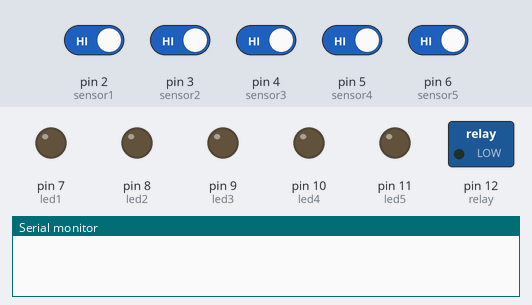
A sketch run on a simulated Arduino Uno, built with avr-gcc and run on an emulated ATmega328P. Shown: switched loads named in the sketch (green lamp = pin HIGH), output pins drawn as LEDs (lit = HIGH), the last lines printed to the serial monitor. The inputs (shaded band) are chosen by the test bench; at power-on: pin 2 (sensor1), pin 3 (sensor2), pin 4 (sensor3), pin 5 (sensor4), pin 6 (sensor5) HIGH.

Above: at 1.2 s.
1.3 s: pin 2 (sensor1) driven LOW
At 2.5 s:
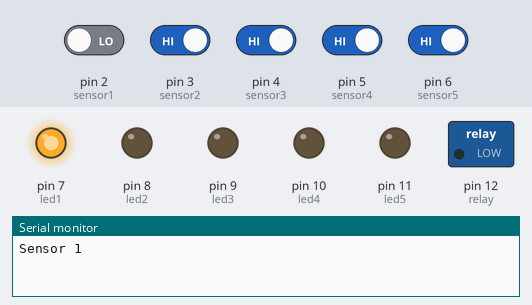
2.8 s: pin 3 (sensor2) driven LOW
At 3.8 s:
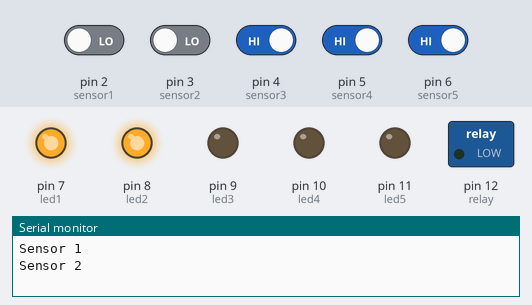
4.3 s: pin 4 (sensor3) driven LOW
At 4.9 s:
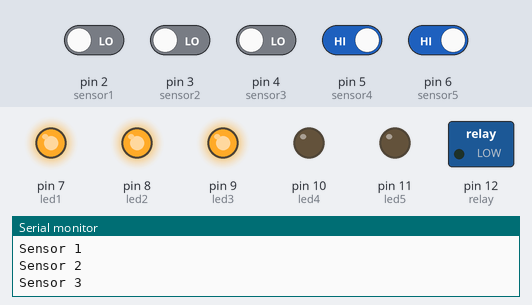
5.8 s: pin 5 (sensor4) driven LOW
At 7.0 s:
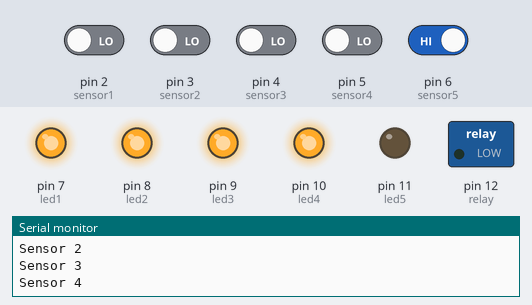
7.3 s: pin 6 (sensor5) driven LOW
At 8.4 s:
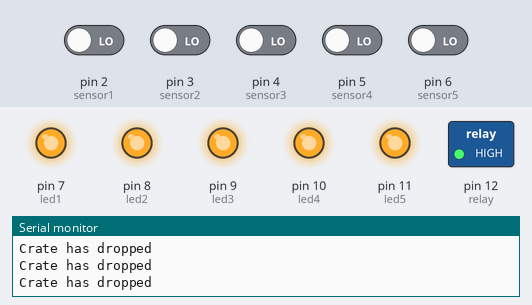
8.8 s: pin 2 (sensor1) driven HIGH
At 10.2 s:
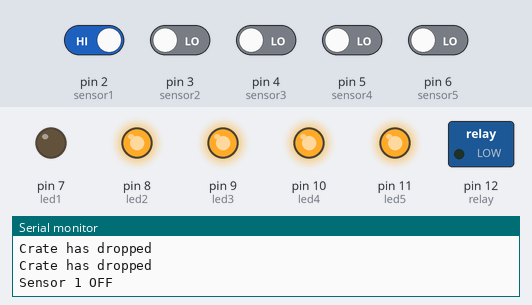
Timing chart, 0 to 11.3 s (numbered marks = the images above; inputs shaded):
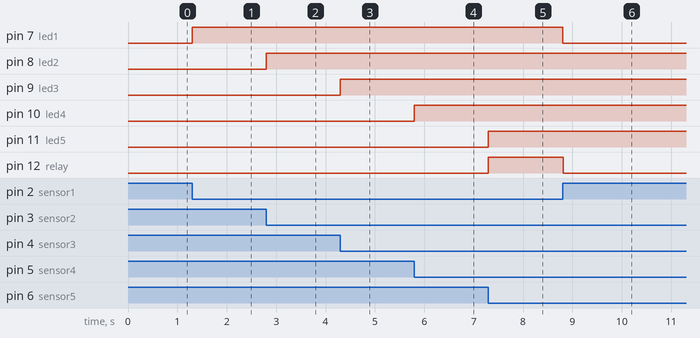

The sketch:

9-11_TIKI_PROP.ino
```cpp
int sensor1 = 2;
int sensor2 = 3;
int sensor3 = 4;
int sensor4 = 5;
int sensor5 = 6;

int led1 = 7;
int led2 = 8;
int led3 = 9;
int led4 = 10;
int led5 = 11;

int relay = 12;

bool isSensor1Placed = false;
bool isSensor2Placed = false;
bool isSensor3Placed = false;
bool isSensor4Placed = false;
bool isSensor5Placed = false;

bool hasCrateDropped = false;

void setup() {
  // put your setup code here, to run once:

  pinMode(2, INPUT_PULLUP);
  pinMode(3, INPUT_PULLUP);
  pinMode(4, INPUT_PULLUP);
  pinMode(5, INPUT_PULLUP);
  pinMode(6, INPUT_PULLUP);
  pinMode(7, OUTPUT);
  pinMode(8, OUTPUT);
  pinMode(9, OUTPUT);
  pinMode(10, OUTPUT);
  pinMode(11, OUTPUT);
  pinMode(12, OUTPUT);


  isSensor1Placed = false;
  isSensor2Placed = false;
  isSensor3Placed = false;
  isSensor4Placed = false;
  isSensor5Placed = false;


  hasCrateDropped = false;
  Serial.begin(9600);

}

void loop() {

  int sensor1Reading = digitalRead(sensor1);
  int sensor2Reading = digitalRead(sensor2);
  int sensor3Reading = digitalRead(sensor3);
  int sensor4Reading = digitalRead(sensor4);
  int sensor5Reading = digitalRead(sensor5);


    hasCrateDropped = false;


  if (sensor1Reading == 0 && isSensor1Placed == false){
    isSensor1Placed = true;
    digitalWrite(led1, HIGH);
    Serial.println("Sensor 1");
  }

  if (sensor1Reading == 1 && isSensor1Placed == true){
    isSensor1Placed = false;
    digitalWrite(led1, LOW);
    Serial.println("Sensor 1 OFF");
  }


  if (sensor2Reading == 0 && isSensor2Placed == false){
    isSensor2Placed = true;
    digitalWrite(led2, HIGH);
    Serial.println("Sensor 2");
  }

  if (sensor2Reading == 1 && isSensor2Placed == true){
    isSensor2Placed = false;
    digitalWrite(led2, LOW);
    Serial.println("Sensor 2 OFF");
  }


  if (sensor3Reading == 0 && isSensor3Placed == false){
    isSensor3Placed = true;
    digitalWrite(led3, HIGH);
    Serial.println("Sensor 3");
  }

  if (sensor3Reading == 1 && isSensor3Placed == true){
    isSensor3Placed = false;
    digitalWrite(led3, LOW);
    Serial.println("Sensor 3 OFF");
  }


  if (sensor4Reading == 0 && isSensor4Placed == false){
    isSensor4Placed = true;
    digitalWrite(led4, HIGH);
    Serial.println("Sensor 4");
  }

  if (sensor4Reading == 1 && isSensor4Placed == true){
    isSensor4Placed = false;
    digitalWrite(led4, LOW);
    Serial.println("Sensor 4 OFF");
  }


  if (sensor5Reading == 0 && isSensor5Placed == false){
    isSensor5Placed = true;
    digitalWrite(led5, HIGH);
    Serial.println("Sensor 5");
  }

  if (sensor5Reading == 1 && isSensor5Placed == true){
    isSensor5Placed = false;
    digitalWrite(led5, LOW);
    Serial.println("Sensor 5 OFF");
  }


  if (isSensor1Placed && isSensor2Placed && isSensor3Placed && isSensor4Placed && isSensor5Placed == true){
    hasCrateDropped = true;
    digitalWrite(relay, HIGH);
    Serial.println("Crate has dropped");
  } else {
    digitalWrite(relay, LOW);
  }


}

void flashLights(){
  digitalWrite(led1, LOW);
  digitalWrite(led2, LOW);
  digitalWrite(led3, LOW);
  digitalWrite(led4, LOW);
  digitalWrite(led5, LOW);
  delay(100);
  digitalWrite(led1, HIGH);
  digitalWrite(led2, HIGH);
  digitalWrite(led3, HIGH);
  digitalWrite(led4, HIGH);
  digitalWrite(led5, HIGH);
  delay(100);
  digitalWrite(led1, LOW);
  digitalWrite(led2, LOW);
  digitalWrite(led3, LOW);
  digitalWrite(led4, LOW);
  digitalWrite(led5, LOW);
  delay(100);
  digitalWrite(led1, HIGH);
  digitalWrite(led2, HIGH);
  digitalWrite(led3, HIGH);
  digitalWrite(led4, HIGH);
  digitalWrite(led5, HIGH);
  delay(100);
  digitalWrite(led1, LOW);
  digitalWrite(led2, LOW);
  digitalWrite(led3, LOW);
  digitalWrite(led4, LOW);
  digitalWrite(led5, LOW);
  delay(100);
  digitalWrite(led1, HIGH);
  digitalWrite(led2, HIGH);
  digitalWrite(led3, HIGH);
  digitalWrite(led4, HIGH);
  digitalWrite(led5, HIGH);
  delay(100);
  digitalWrite(led1, LOW);
  digitalWrite(led2, LOW);
  digitalWrite(led3, LOW);
  digitalWrite(led4, LOW);
  digitalWrite(led5, LOW);
  delay(100);
  digitalWrite(led1, HIGH);
  digitalWrite(led2, HIGH);
  digitalWrite(led3, HIGH);
  digitalWrite(led4, HIGH);
  digitalWrite(led5, HIGH);
  delay(100);
  digitalWrite(led1, LOW);
  digitalWrite(led2, LOW);
  digitalWrite(led3, LOW);
  digitalWrite(led4, LOW);
  digitalWrite(led5, LOW);
  delay(100);
  digitalWrite(led1, HIGH);
  digitalWrite(led2, HIGH);
  digitalWrite(led3, HIGH);
  digitalWrite(led4, HIGH);
  digitalWrite(led5, HIGH);
  delay(100);
  digitalWrite(led1, LOW);
  digitalWrite(led2, LOW);
  digitalWrite(led3, LOW);
  digitalWrite(led4, LOW);
  digitalWrite(led5, LOW);
  delay(100);
  digitalWrite(led1, HIGH);
  digitalWrite(led2, HIGH);
  digitalWrite(led3, HIGH);
  digitalWrite(led4, HIGH);
  digitalWrite(led5, HIGH);
  delay(100);
  digitalWrite(led1, LOW);
  digitalWrite(led2, LOW);
  digitalWrite(led3, LOW);
  digitalWrite(led4, LOW);
  digitalWrite(led5, LOW);
  delay(100);
  digitalWrite(led1, HIGH);
  digitalWrite(led2, HIGH);
  digitalWrite(led3, HIGH);
  digitalWrite(led4, HIGH);
  digitalWrite(led5, HIGH);

}
```

Measured:
- after the input at 1.3 s, pin 7 (led1): LOW → HIGH at once
- after the input at 2.8 s, pin 8 (led2): LOW → HIGH at once
- after the input at 4.3 s, pin 9 (led3): LOW → HIGH at once
- after the input at 5.8 s, pin 10 (led4): LOW → HIGH at once
- after the input at 7.3 s, pin 11 (led5), pin 12 (relay): LOW → HIGH at once
- after the input at 8.8 s, pin 7 (led1), pin 12 (relay): HIGH → LOW at once
